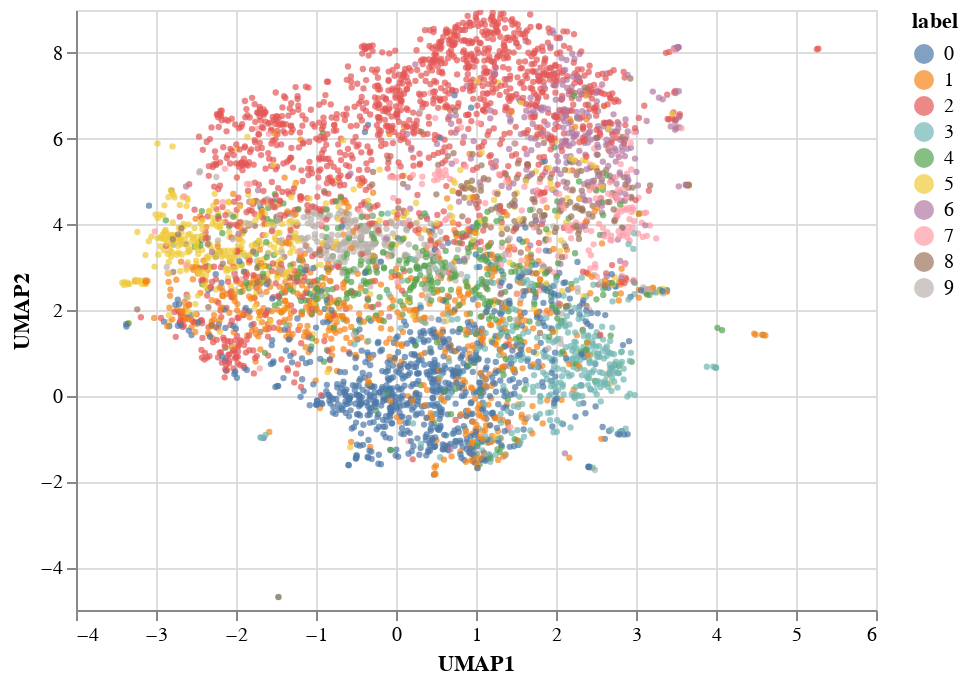

Notebook cell for this chart:
### Code cell
alt.Chart(vis_df).mark_circle(size=10).encode(
    x='UMAP1:Q',
    y='UMAP2:Q',
    color='label:N',
    tooltip=['id', 'label']
).interactive()

### Figure 1 — Vega-Lite specification as saved in the notebook (floating-point values rounded to 4 significant figures; data arrays with more than 128 entries replaced by an {"elided": "..."} marker saying what was removed)
{"config": {"view": {"continuousWidth": 400, "continuousHeight": 300}}, "data": {"name": "data-ab7feadadb4026b611f832a8b4c96682"}, "mark": {"type": "circle", "size": 10}, "encoding": {"color": {"type": "nominal", "field": "label"}, "tooltip": [{"type": "quantitative", "field": "id"}, {"type": "quantitative", "field": "label"}], "x": {"type": "quantitative", "field": "UMAP1"}, "y": {"type": "quantitative", "field": "UMAP2"}}, "selection": {"selector001": {"type": "interval", "bind": "scales", "encodings": ["x", "y"]}}, "$schema": "https://vega.github.io/schema/vega-lite/v4.8.1.json", "datasets": {"data-ab7feadadb4026b611f832a8b4c96682": {"elided": "5000 records"}}}
